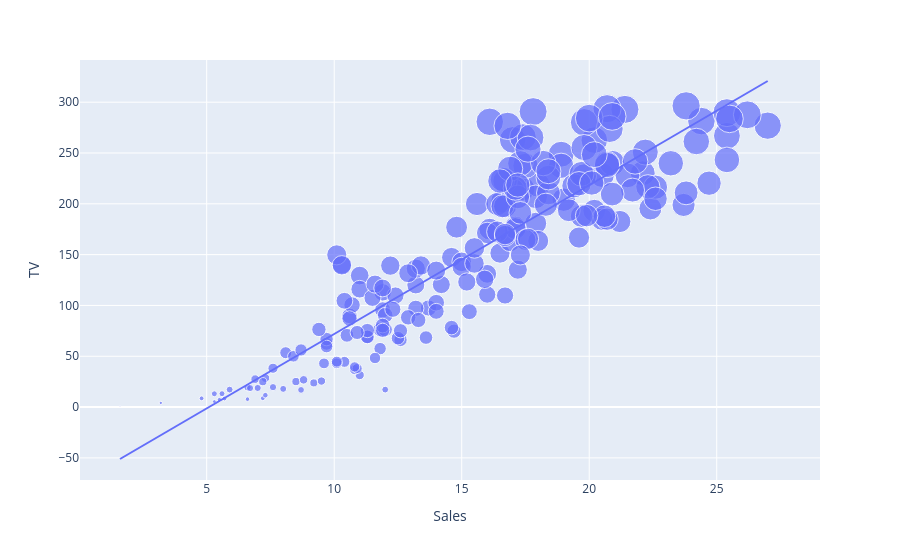

This figure's notebook cell:
### Code cell
figure=px.scatter(data,x="Sales",y="TV",size="TV", trendline="ols")
figure.show()

### Figure 1 — Plotly figure (JSON) as saved in the notebook; plotly's stock layout.template omitted (floating-point values rounded to 4 significant figures; data arrays with more than 128 entries replaced by an {"elided": "..."} marker saying what was removed)
{"data": [{"hovertemplate": "Sales=%{x}<br>TV=%{marker.size}<extra></extra>", "legendgroup": "", "marker": {"color": "#636efa", "size": {"elided": "200 float values"}, "sizemode": "area", "sizeref": 0.741, "symbol": "circle"}, "mode": "markers", "name": "", "orientation": "v", "showlegend": false, "type": "scatter", "x": {"elided": "200 float values"}, "xaxis": "x", "y": {"elided": "200 float values"}, "yaxis": "y"}, {"hovertemplate": "<b>OLS trendline</b><br>TV = 14.6431 * Sales + -74.5148<br>R<sup>2</sup>=0.812176<br><br>Sales=%{x}<br>TV=%{y} <b>(trend)</b><extra></extra>", "legendgroup": "", "marker": {"color": "#636efa", "symbol": "circle"}, "mode": "lines", "name": "", "showlegend": false, "type": "scatter", "x": {"elided": "200 float values"}, "xaxis": "x", "y": {"elided": "200 float values"}, "yaxis": "y"}], "layout": {"legend": {"itemsizing": "constant", "tracegroupgap": 0}, "margin": {"t": 60}, "xaxis": {"anchor": "y", "domain": [0, 1], "title": {"text": "Sales"}}, "yaxis": {"anchor": "x", "domain": [0, 1], "title": {"text": "TV"}}}}
